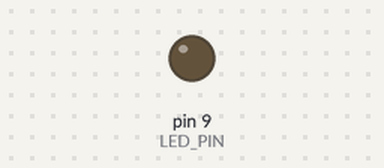
Bench run of a sketch on a simulated Arduino Uno, built with avr-gcc and run on an emulated ATmega328P. Parts: output pins drawn as LEDs (lit = HIGH).

Above: at 0.05 s.
At 0.3 s:
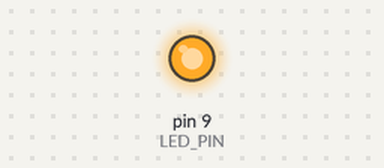
At 0.6 s:
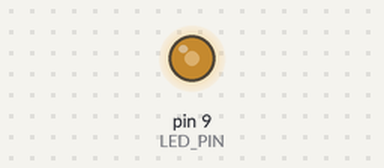
At 1.2 s:
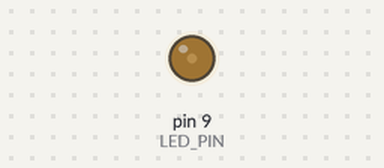
Timing chart, 0 to 3.0 s (numbered marks = the images above):
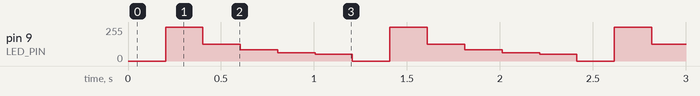

Measured:
- by itself, pin 9 (LED_PIN): repeats every 1.2 s: 127/255 0.20 s, 85/255 0.20 s, 63/255 0.20 s, 51/255 0.20 s, 0/255 0.20 s, 255/255 0.20 s

The sketch:

diod_different_blink_2.ino
```cpp
/*
 * Got task from http://wiki.amperka.ru/%D0%BA%D0%BE%D0%BD%D1%81%D0%BF%D0%B5%D0%BA%D1%82-arduino:%D0%BC%D0%B0%D1%8F%D1%87%D0%BE%D0%BA-%D1%81-%D0%BD%D0%B0%D1%80%D0%B0%D1%81%D1%82%D0%B0%D1%8E%D1%89%D0%B5%D0%B9-%D1%8F%D1%80%D0%BA%D0%BE%D1%81%D1%82%D1%8C%D1%8E
*/

#define LED_PIN 9
#define HIGH_LED_LIGHT 255
#define STEPS 5
#define STEPS_TIME 1000
#define STEP_DELAY STEPS_TIME / STEPS

byte step = 0;
unsigned long last_time = millis();

void setup() {
  pinMode(LED_PIN, OUTPUT);
  //Serial.begin(9600);
}

void loop() {
  if(millis() - last_time > STEP_DELAY) {
    last_time = millis();
    step++;
    if(step > STEPS) {
      step = 0;
    }
    if(step == 0) {
      analogWrite(LED_PIN, 0);
      //Serial.println(0);
    } else {
      analogWrite(LED_PIN, HIGH_LED_LIGHT / step);
      //Serial.println(HIGH_LED_LIGHT / step);
    }
  }
}
```
